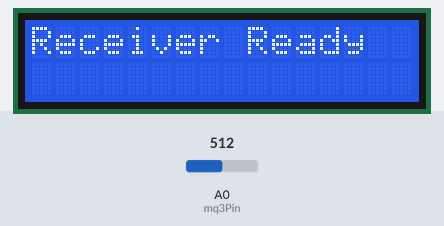
A sketch run on a simulated Arduino Uno, built with avr-gcc and run on an emulated ATmega328P. On the bench: 16×2 character LCD. The inputs (shaded band) are chosen by the test bench; at power-on: A0 (mq3Pin) = 512. What the sketch prints to the serial monitor is not drawn.

Above: at 1.2 s.
1.3 s: A0 (mq3Pin) set to 889
3.2 s: A0 (mq3Pin) set to 917
At 5.0 s:
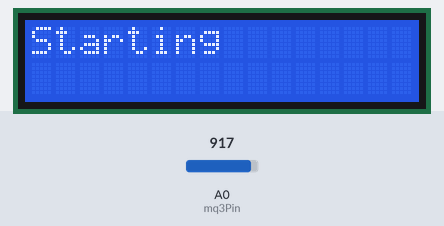
At 43.6 s:
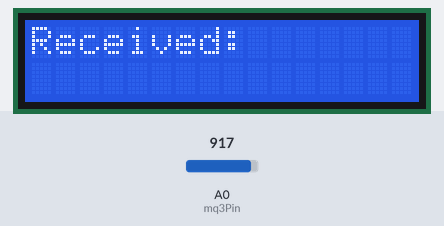
Timing chart, 0 to 44.1 s (numbered marks = the images above; inputs shaded):
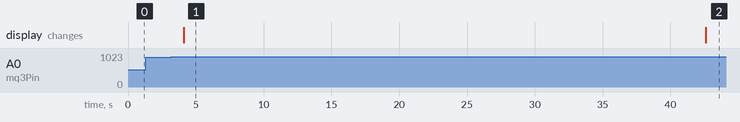

The sketch:

Receiver.ino
```cpp
// Receiver Code - 11-07-2025

#include <Wire.h>
#include <LiquidCrystal_I2C.h>

LiquidCrystal_I2C lcd(0x27, 16, 2);  // 16x2 LCD with I2C
const int mq3Pin = A0;

const int threshold = 900;
const int readAfter = 2500;
const int bitDuration = 6000;

String message = "";
bool messageReceived = 0;

void setup() {
  Serial.begin(9600);
  lcd.init();
  lcd.backlight();
  lcd.clear();
  lcd.setCursor(0, 0);
  lcd.print("Receiver Ready");
}

void loop() {
  if (messageReceived) {
    lcd.clear();
    lcd.setCursor(0, 0);
    lcd.print("Received:");
    lcd.setCursor(0, 1);
    lcd.print(message);
    delay(10000);
    return;
  }

  int val = analogRead(mq3Pin);
  Serial.print("Alcohol Level: ");
  Serial.println(val);

  if (val > threshold) {
    message = "";
    lcd.clear();
    lcd.setCursor(0, 0);
    lcd.print("Starting");
    Serial.println("Start Detecting");

    // --- Get letter count ---
    readBit();
    delay(1500);

    while (analogRead(mq3Pin) <= threshold) {
      //wait
    }

    Serial.print("Encoded bits: ");
    byte countBits = 0;
    for (int i = 3; i >= 0; i--) {
      bool bitSet = readBit();
      if (bitSet) countBits |= (1 << i);
      Serial.println(bitSet);
    }
    Serial.println();

    int numLetters = countBits;
    numLetters = numLetters & (~(1<<3));
    Serial.print("Letters to send: ");
    Serial.println(numLetters);
    delay(500);

    while (numLetters > 0) {
      delay(6500);
      // delay(6000);
      Serial.println("Waiting for letter...");
      Serial.print("Alcohol Level: ");
      Serial.println(analogRead(mq3Pin));

      // Wait for spray
      while (analogRead(mq3Pin) <= threshold) {
        // wait
      }

      lcd.clear();
      lcd.setCursor(0, 0);
      lcd.print("Received:");
      lcd.setCursor(0, 1);
      lcd.print(message);
      Serial.print("Encoded bits: ");

      byte bits = 0;
      for (int i = 5; i >= 0; i--) {
        bool bitSet = readBit();
        if (bitSet) bits |= (1 << i);
        Serial.println(bitSet);
      }
      Serial.println();

      byte payload = bits & ~(1 << 5); // Remove MSB
      char letter = (char)(payload - 1 + 'A');

      Serial.print("Decoded: ");
      Serial.println(letter);

      message += letter;

      lcd.clear();
      lcd.setCursor(0, 0);
      lcd.print("Received:");
      lcd.setCursor(0, 1);
      lcd.print(message);

      numLetters--;
    }

    Serial.println("All letters received.");
    messageReceived = true; // STOP further detection
  }

  delay(1000);
}

bool readBit() {
  // Wait a small buffer before sampling to ensure it's the middle of bit duration
  int val = analogRead(mq3Pin);
  Serial.print("Sampled Alcohol Level: ");
  Serial.println(val);

  delay(readAfter);

  val = analogRead(mq3Pin);
  Serial.print("Sampled Alcohol Level: ");
  Serial.println(val);
  delay(bitDuration-readAfter);

  return val > threshold;  // Simple 1-bit decision
}
```

Measured:
- the behaviour switches between 900 and 901 on A0 (mq3Pin) (found by bisection; images 0 and 1)
- after the input at 1.3 s, every drawn part: stays the same
- after the input at 3.2 s, the display: changes after 0.89 s (image 1)
- what the display in image 1 shows lasts 38.5 s, from 4.1 s to 42.6 s
